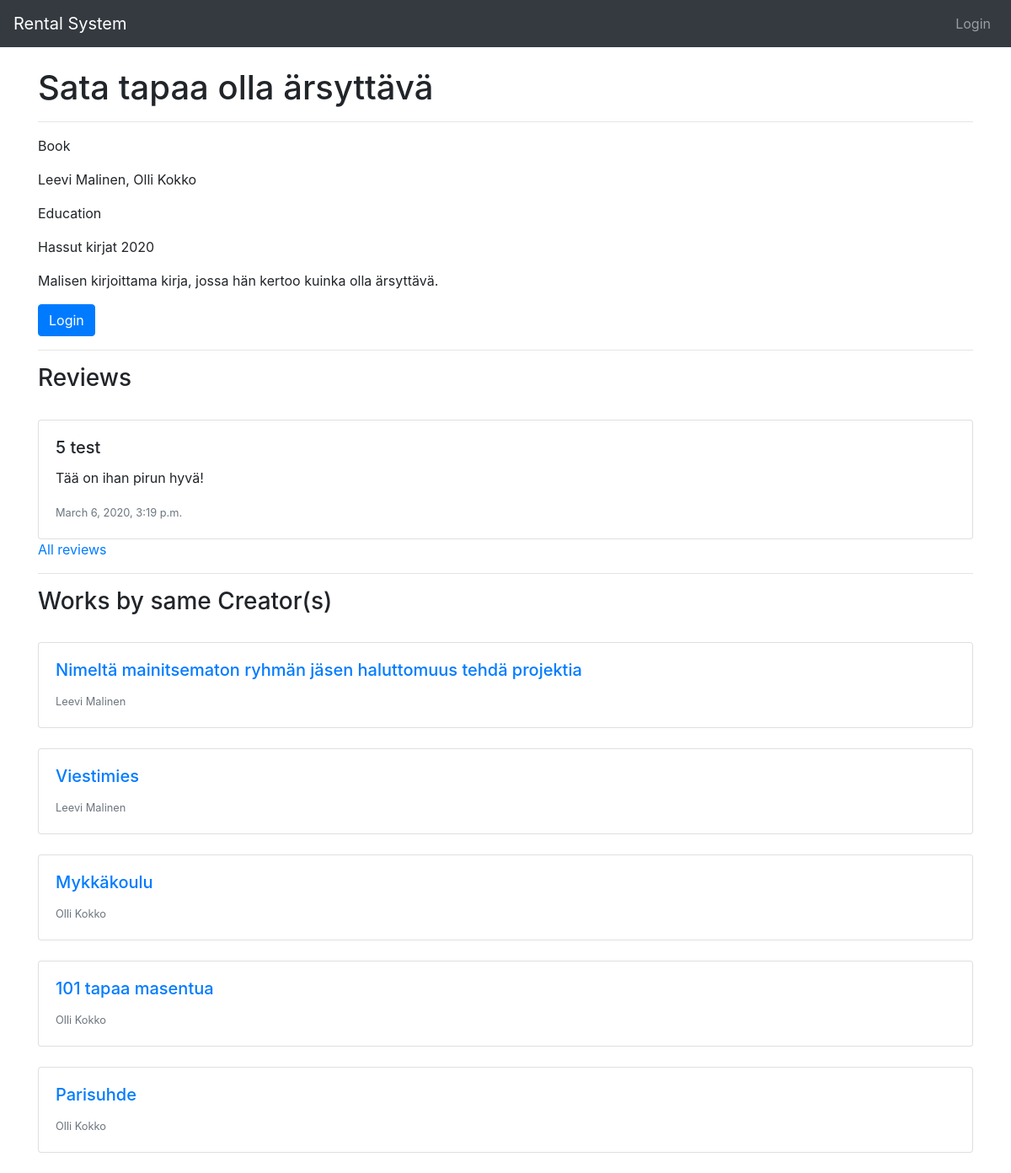
Page /work/1/ on the earlier database version.
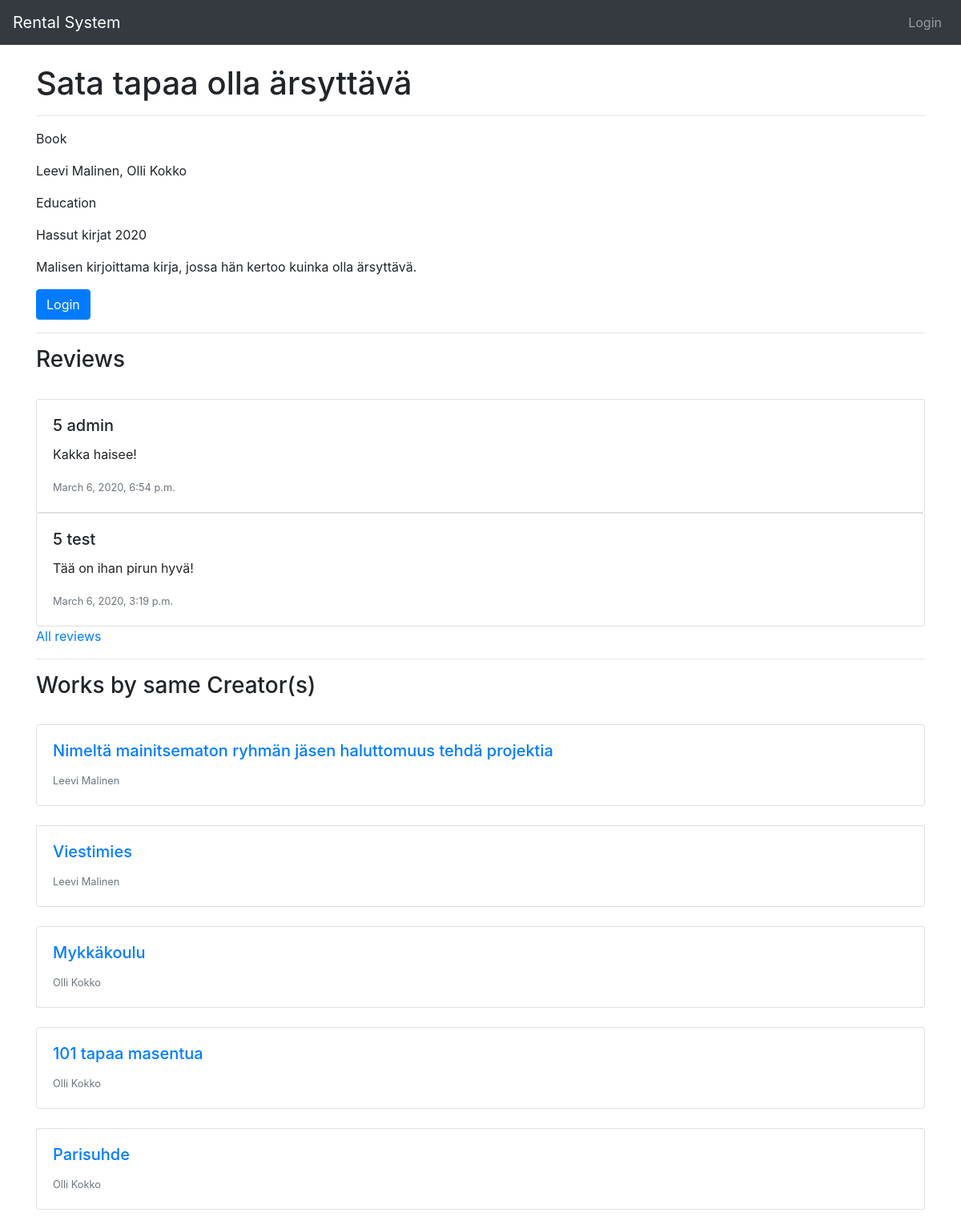
Same page on the later database version.
### rental_system/models.py (models this page shows, shortened)
class Rating(models.Model):
    user = models.ForeignKey(User, on_delete=models.CASCADE, default=1)
    work = models.ForeignKey(Work, on_delete=models.CASCADE)
    rating = models.IntegerField(
        default=5,
        validators=[
            MaxValueValidator(5),
            MinValueValidator(0)
        ]
    )
    comment = models.TextField(max_length=500)
    post_date = models.DateTimeField(auto_now_add=True, null=True)
    visible = models.BooleanField(default=True)

class Work(models.Model):
    creators = models.ManyToManyField(Creator)
    type = models.ForeignKey(Type, on_delete=models.CASCADE)
    genres = models.ManyToManyField(Genre)
    publishers = models.ManyToManyField(Publisher, null=True, blank=True)
    title = models.CharField(max_length=200)
    desc = models.TextField(max_length=500)
    pub_date = models.IntegerField(
        default=2020,
        validators=[
            MaxValueValidator(datetime.date.today().year),
            MinValueValidator(1800)
        ]
    )
    def __str__(self):
        return self.title

class Creator(models.Model):
    first_name = models.CharField(max_length=200, null=True)
    last_name = models.CharField(max_length=200, null=True)
    display_name = models.CharField(max_length=200, default="Display name")
    use_display_name = models.BooleanField(default=False)
    def __str__(self):
        if (self.use_display_name == True):
            return self.display_name
        else:
            return self.first_name + " " + self.last_name

### rental_system/views.py (the view, shortened to what this page needs)
# urls.py: path('work/<int:work_id>/', views.work, name='work'),
def work(request, work_id):
    work = get_object_or_404(Work, pk=work_id)
    ratings = Rating.objects.filter(work_id = work_id, visible = True).order_by('-post_date')
    creators = work.creators.all()
    other_works = list(Work.objects.filter(~Q(id = work_id),creators__in=creators))[:5]
    rented = RentedWork.objects.all()
    form = RatingForm()
    if rented.filter(rented_work_id = work_id).exists():
        returned = rented.filter(rented_work_id = work_id, returned=False).order_by('-rent_date').first()
    else:
        returned = False
    commented = False
    if not request.user.is_anonymous:
        user = request.user
        if ratings.filter(user_id = user, work_id = work_id, visible = True):
            commented = True
    return render(request, 'rental_system/work.html', {'work': work, 'rented': returned, 'other_works': other_works, 'ratings': ratings[:5], 'form':form, 'commented': commented})

### rental_system/models.py (called while the page is built)
    def __str__(self):
        return self.type

    def __str__(self):
        return self.genre

    def __str__(self):
        return self.publisher

### rental_system/templates/rental_system/work.html (shortened to what this page needs)
{% extends 'base.html' %}
{% block content %}
{% load static %}
<link rel="stylesheet" href="{% static 'darkmode.css' %}">
<div class="container">
    <h1>{{ work.title }}</h1>
    <hr>
    <p>{{ work.type }}</p>
    <p>{{ work.creators.all |join:", " }}</p>
    <p>{{ work.genres.all|join:"," }}</p>
    <p>{{ work.publishers.all|join:", "}} {{ work.pub_date }}</p>
    <p>{{ work.desc }}</p>
    {% if user.is_authenticated %}
    {% if not rented %}
    <td><a href="{% url 'rent_work' work.id %}" class="btn btn-primary">Rent</a></td>
    {% else %}
    <td><button class="btn btn-secondary" disabled>Rented</button></td>
    {% endif %}
    {% else %}
    <a class="btn btn-primary" href="{% url 'login' %}">Login</a>
    {% endif %}
    {% if other_works %}
    <hr>
    <div>
        <div>
            <h3>Reviews</h3>
            <br>
        </div>
        <div>
            {% if ratings %}
            {% for rating in ratings %}
            {% if rating.visible %}
            <div class="card w-100">
                <div class="card-body">
                    <h5 class="card-title">{{ rating.rating }} {{ rating.user.username }}</h5>
                    <p class="card-text">{{ rating.comment }}</p>
                    <p class="card-text"><small class="text-muted">{{ rating.post_date }}</small></p>
                </div>
            </div>
            {% endif %}
            {% endfor %}
            <a href="{% url 'all_reviews' work.id %}">All reviews</a>
            {% endif %}
        </div>
    </div>
    <hr>
    <h3>Works by same Creator(s)</h3>
    <br>
    {% for other in other_works %}
    <div class="card">
        <div class="card-body">
            <a href="work/1">
                <h5 class="card-title"><a href="{% url 'work' other.id %}">{{ other }}</a></h5>
            </a>
            <p class="card-text"><small class="text-muted">{{ other.creators.all|join:", " }}</small></p>
        </div>
    </div>
    <br>
    {% endfor %}
    {% endif %}
</div>
{% endblock %}

Differences in the rows shown:
added Rating: rating "5", user.username "admin", comment "Kakka haisee!", post_date "March 6, 2020, 6:54 p.m."
